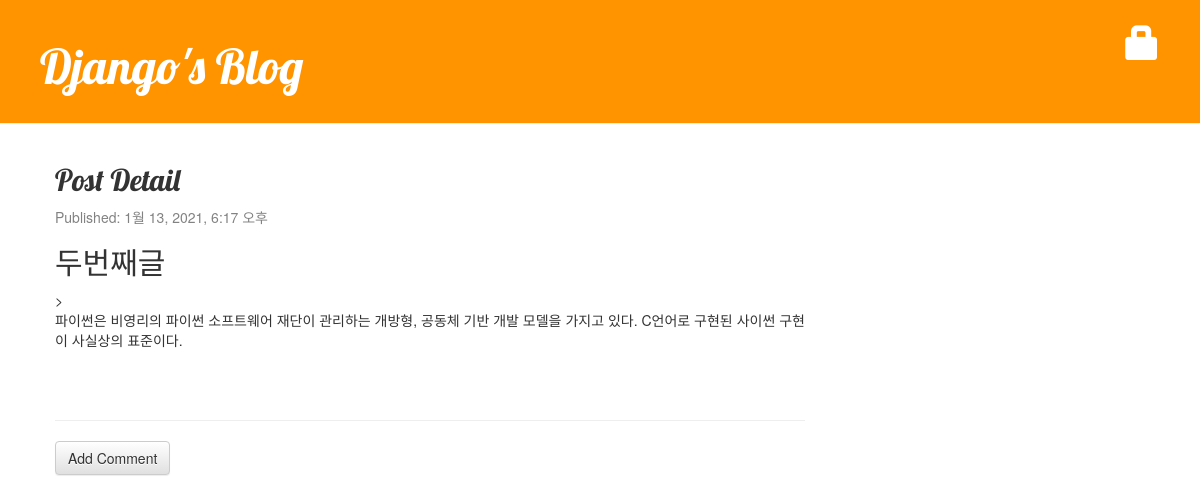
The app's page /post/2/ with its own data.
### blog/models.py (models this page shows, shortened)
class Post(models.Model):
    author = models.ForeignKey('auth.User', on_delete=models.CASCADE)
    title = models.CharField(max_length = 200, validators=[min_lintgh_3_validator])
    text = models.TextField()
    created_date = models.DateTimeField(default=timezone.now)
    published_date = models.DateTimeField(blank=True, null=True)

### blog/views.py (the view)
# urls.py: path('post/<int:pk>/', views.post_detail, name='post_detail'),
def post_detail(request, pk):
    post = get_object_or_404(Post, pk=pk)
    return render(request, 'blog/post_detail.html', {'post': post})

### blog/templates/blog/post_detail.html (shortened to what this page needs)
{% extends 'blog/base.html' %}
{% block content %}
<div class="post">
    <h2>Post Detail</h2>
    {% if post.published_date %}
    <div class="date">
        <p> Published: {{post.published_date}}</p>
    </div>
    {% endif %}
    <h2>{{post.title}}</h2>>
    <p>{{post.text| linebreaksbr}}</p>
</div>
<hr>
<a href="{% url 'add_comment_to_post' pk=post.pk %}" class="btn btn-default">Add Comment</a>
{% endblock %}

### blog/static/css/blog.css (style rules this page uses)
h1, h2, h3, h4 { font-family: 'Lobster', cursive; }
.date { color: #828282; }
.post { margin-bottom: 70px; }

### records on screen
Post: published_date "1월 13, 2021, 6:17 오후", title "두번째글", text "파이썬은 비영리의 파이썬 소프트웨어 재단이 관리하는 개방형, 공동체 기반 개발 모델을 가지고 있다. C언어로 구현된 사이썬 구현이 사실상의 표준이다."
